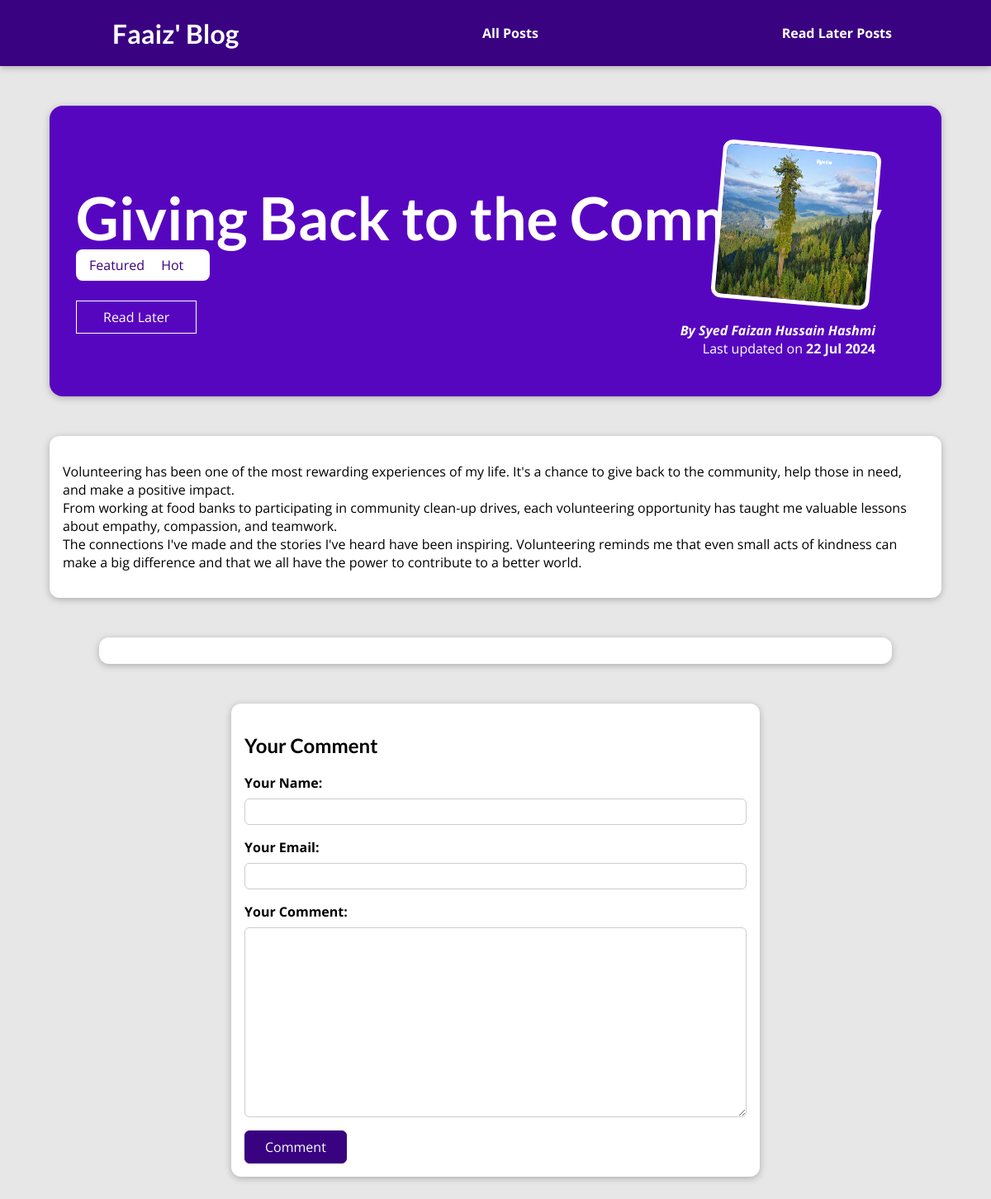
Page /posts/giving-back-to-the-community on the committed database.
### blog/models.py (models this page shows, shortened)
class Post(models.Model):
    title = models.CharField(max_length=150)
    excerpt = models.CharField(max_length=200)
    image = models.ImageField(upload_to="posts", null=True)
    date = models.DateField(auto_now=True)
    slug = models.SlugField(unique=True, db_index=True)
    content = models.TextField(validators=[MinLengthValidator(10)])
    author = models.ForeignKey(Author, on_delete=models.SET_NULL, null=True)
    tags = models.ManyToManyField(Tag)

class Tag(models.Model):
    caption = models.CharField(max_length=20)

class Author(models.Model):
    first_name = models.CharField(max_length=100)
    last_name = models.CharField(max_length=100)
    email = models.EmailField()
    def __str__(self):
        return f"{self.first_name} {self.last_name}"

### blog/views.py (the view, shortened to what this page needs)
# urls.py: path("posts/<slug:slug>", views.PostDetailView.as_view(), name="post-detail-page"),
class PostDetailView(View):
    def is_stored_post(self, request, post_id):
        stored_posts = request.session.get("stored_posts")
        if stored_posts is not None:
            is_saved_for_later = post_id in stored_posts
        else:
            is_saved_for_later = False
        return is_saved_for_later
    def get(self, request, slug):
        post = Post.objects.get(slug=slug)
        context = {
            "post": post,
            "tags": post.tags.all(),
            "comment_form": CommentForm(),
            "comments": post.comments.all().order_by("-date"),
            "saved_for_later": self.is_stored_post(request, post.id)
        }
        return render(request, "blog/post-detail.html", context)

### blog/forms.py
class CommentForm(forms.ModelForm):
    class Meta():
        model = Comment
        exclude = ["post"]
        labels = {
            "user_name": "Your Name",
            "user_email": "Your Email",
            "text": "Your Comment"
        }

### blog/templates/blog/post-detail.html (shortened to what this page needs)
{% extends "base.html" %}
{% load static %}
{% block css_files %}
<link rel="stylesheet" href="{% static "blog/post-detail.css" %}" />
{% endblock css_files %}
{% block content %}
<section id="summary">
  <h2>{{ post.title }}</h2>
  <div>
    {% for tag in tags %}
      <span class="tag">{{ tag.caption }}<span/>
    {% endfor %}
  </div>
  <div id="read-later">
    <form action="{% url "read-later-page" %}" method="POST">
      <button>
        {% if saved_for_later %}
          Remove from read Later
        {% else %}
          Read Later
        {% endif %}
      </button>
    </form>
  </div>
  <article>
    <img src="{{post.image.url}}" alt="{{ post.title }}" />
    <address>By <a href="mailto:{{post.author.email}}">{{ post.author }}</a></address>
    <div>Last updated on <time>{{ post.date|date:"d M Y" }}</time></div>
  </article>
</section>
<main>
  {{ post.content|linebreaks }}
</main>
<section id="comments">
</section>
<div id="comment-form">
  <h2>Your Comment</h2>
  <form action="{% url "post-detail-page" post.slug %}" method="POST">
    {% for field in comment_form %}
    <div class="form-control {% if field.errors %}invalid{% endif %}">
      {{field.label_tag}}
      {{field}}
    </div>
    {% endfor %}
    <button>Comment</button>
  </form>
</div>
{% endblock content %}

### static/app.css (style rules this page uses)
* { box-sizing: border-box; }
html { font-family: 'Open Sans', 'Lato', sans-serif; }
body { margin: 0; }
h1, h2, h3 { font-family: 'Lato', sans-serif; font-weight: bold; }

### blog/static/blog/post-detail.css (style rules this page uses)
body { background-color: #e7e7e7; }
#summary { margin: 8rem auto 3rem auto; padding: 2rem; width: 90%; max-width: 90rem; border-radius: 16px; background-color: #5706c0; position: relative; box-shadow: 0 2px 8px rgba(0, 0, 0, 0.25); height: 22rem; }
#summary h2 { color: white; font-size: 4.5rem; margin-bottom: 0.25rem; }
#summary article { position: absolute; top: 2rem; right: 3rem; padding: 1rem 2rem; border-radius: 12px; text-align: right; color: white; }
#summary article img { width: 12rem; height: 12rem; border-radius: 12px; transform: rotateZ(5deg); border: 5px solid white; margin-bottom: 1rem; }
#summary address { font-weight: bold; }
#summary a { color: white; text-decoration: none; }
#summary time { font-weight: bold; }
#read-later { margin: 2rem 0; }
#read-later button { background-color: transparent; border: 1px solid white; padding: 0.5rem 2rem; font: inherit; color: white; cursor: pointer; }
main { width: 90%; max-width: 90rem; margin: 3rem auto; background-color: white; padding: 1rem; border-radius: 12px; box-shadow: 0 2px 8px rgba(0, 0, 0, 0.25); }
.tag { background-color: white; color: #390281; padding: 0.5rem 1rem; border-radius: 8px; }
#comment-form { margin: 3rem auto; width: 90%; max-width: 40rem; border-radius: 12px; background-color: white; box-shadow: 0 2px 8px rgba(0, 0, 0, 0.25); padding: 1rem; }
#comment-form button { font: inherit; background-color: #390281; color: white; border: 1px solid #390281; padding: 0.5rem 1.5rem; border-radius: 6px; cursor: pointer; }
.form-control { margin-bottom: 1rem; }
.form-control label { font-weight: bold; margin-bottom: 0.5rem; display: block; }
.form-control input, .form-control textarea { display: block; width: 100%; font: inherit; padding: 0.25rem; border-radius: 6px; border: 1px solid #ccc; }
#comments { margin: 3rem auto; width: 90%; max-width: 60rem; border-radius: 12px; background-color: white; box-shadow: 0 2px 8px rgba(0, 0, 0, 0.25); padding: 1rem 2rem; }

### rows in the picture
Post: title "Giving Back to the Community", image (picture), author "Syed Faizan Hussain Hashmi", date "22 Jul 2024", content "Volunteering has been one of the most rewarding experiences of my life. It's a chance to give back to the community, help those in need, and make a positive impact. From working at food banks to participating in community clean-up drives, each volunteering opportunity has taught me valuable lessons about empathy, compassion, and teamwork. The connections I've made and the stories I've heard have been inspiring. Volunteering reminds me that even small acts of kindness can make a big difference and that we all have the power to contribute to a better world."
Tag: caption "Featured"
Tag: caption "Hot"

### other values in the picture
{{ field.label_tag }} "Your Name:" "Your Email:" "Your Comment:"
